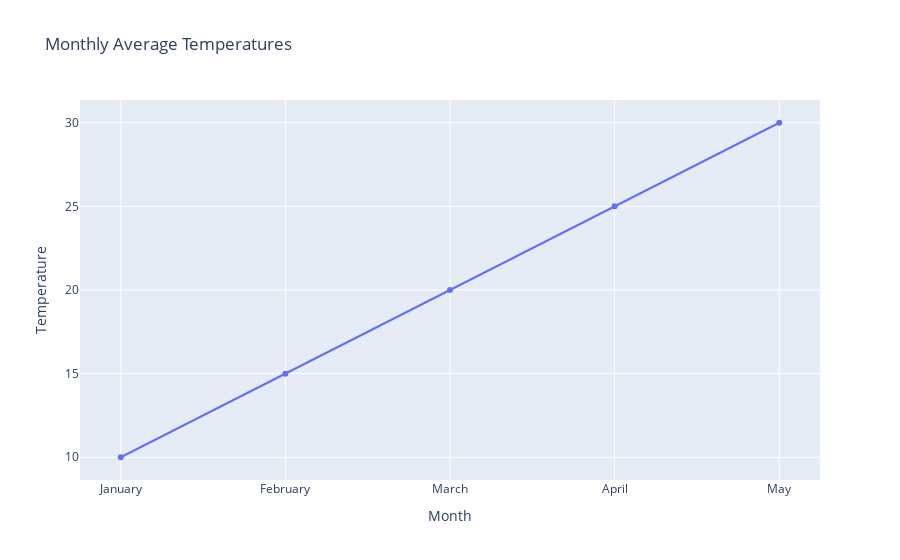

The notebook cell this image was saved under:
### Markdown cell above
# Step 5: Generate the interactive plot using Plotly

### Code cell
fig = go.Figure(data=go.Scatter(x=df['Month'], y=df['Temperature']))
fig.update_layout(title='Monthly Average Temperatures', xaxis_title='Month', yaxis_title='Temperature')
fig.show()

### Figure 1 — Plotly figure (JSON) as saved in the notebook; plotly's stock layout.template omitted (floating-point values rounded to 4 significant figures)
{"data": [{"type": "scatter", "x": ["January", "February", "March", "April", "May"], "y": [10, 15, 20, 25, 30]}], "layout": {"title": {"text": "Monthly Average Temperatures"}, "xaxis": {"title": {"text": "Month"}}, "yaxis": {"title": {"text": "Temperature"}}}}
